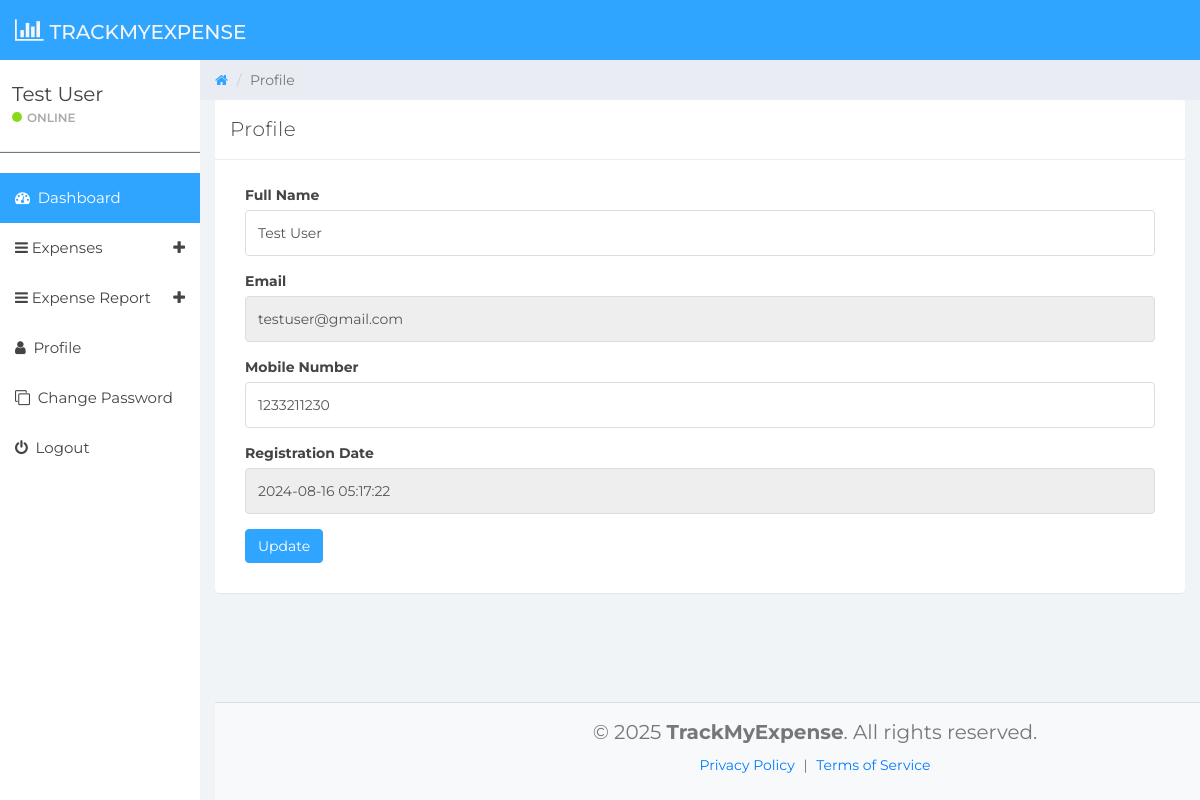
The page /dets/user-profile.php (signed in) on the database its author committed.
### tables this page shows
CREATE TABLE `tbluser` (
  `ID` int(10) NOT NULL,
  `FullName` varchar(150) DEFAULT NULL,
  `Email` varchar(200) DEFAULT NULL,
  `MobileNumber` bigint(10) DEFAULT NULL,
  `Password` varchar(200) DEFAULT NULL,
  `RegDate` timestamp NOT NULL DEFAULT current_timestamp()
);

### dets/user-profile.php (the view, shortened to what this page needs)
<?php
if (strlen($_SESSION['detsuid'] == 0)) {
	header('location:logout.php');
} else {
?>
	<!DOCTYPE html>
	<html>
	<head>
		<link href="css/bootstrap.min.css" rel="stylesheet">
		<link href="css/font-awesome.min.css" rel="stylesheet">
		<link href="css/datepicker3.css" rel="stylesheet">
		<link href="css/styles.css" rel="stylesheet">
	</head>
	<body>
		<?php include_once('includes/header.php'); ?>
		<?php include_once('includes/sidebar.php'); ?>
		<div class="col-sm-9 col-sm-offset-3 col-lg-10 col-lg-offset-2 main">
			<div class="row">
				<ol class="breadcrumb">
					<li><a href="#">
							<em class="fa fa-home"></em>
						</a></li>
					<li class="active">Profile</li>
				</ol>
			</div>
			<div class="row">
				<div class="col-lg-12">
					<div class="panel panel-default">
						<div class="panel-heading">Profile</div>
						<div class="panel-body">
							<div class="col-md-12">
								<?php
								$userid = $_SESSION['detsuid'];
								$ret = mysqli_query($con, "select * from tbluser where ID='$userid'");
								while ($row = mysqli_fetch_array($ret)) {
								?>
									<form role="form" method="post" action="">
										<div class="form-group">
											<label>Full Name</label>
											<input class="form-control" type="text" value="<?php echo $row['FullName']; ?>" name="fullname" required="true">
										</div>
										<div class="form-group">
											<label>Email</label>
											<input type="email" class="form-control" name="email" value="<?php echo $row['Email']; ?>" required="true" readonly="true">
										</div>
										<div class="form-group">
											<label>Mobile Number</label>
											<input class="form-control" type="text" value="<?php echo $row['MobileNumber']; ?>" required="true" name="contactnumber" maxlength="10">
										</div>
										<div class="form-group">
											<label>Registration Date</label>
											<input class="form-control" name="regdate" type="text" value="<?php echo $row['RegDate']; ?>" readonly="true">
										</div>
										<div class="form-group has-success">
											<button type="submit" class="btn btn-primary" name="submit">Update</button>
										</div>
							</div>
						<?php } ?>
						</div>
					</div>
				</div>
			</div>
			<?php include_once('includes/footer.php'); ?>
		</div>
	</body>
	</html>
<?php }  ?>

### dets/includes/sidebar.php (shortened to what this page needs)
<?php
include('includes/dbconnection.php');
?>
<div id="sidebar-collapse" class="col-sm-3 col-lg-2 sidebar">
    <div class="profile-sidebar">
        <div class="profile-usertitle">
            <?php
            $uid = $_SESSION['detsuid'];
            $ret = mysqli_query($con, "select FullName from tbluser where ID='$uid'");
            $row = mysqli_fetch_array($ret);
            $name = $row['FullName'];
            ?>
            <div class="profile-usertitle-name"><?php echo $name; ?></div>
            <div class="profile-usertitle-status"><span class="indicator label-success"></span>Online</div>
        </div>
    </div>
    <div class="divider" style="border-bottom: 1px solid #777;"></div>
    <ul class="nav menu">
        <li class="active"><a href="dashboard.php"><em class="fa fa-dashboard">&nbsp;</em> Dashboard</a></li>
        <li class="parent "><a data-toggle="collapse" href="#sub-item-1">
                <em class="fa fa-navicon">&nbsp;</em>Expenses <span data-toggle="collapse" href="#sub-item-1" class="icon pull-right"><em class="fa fa-plus"></em></span>
            </a>
        </li>
        <li class="parent "><a data-toggle="collapse" href="#sub-item-2">
                <em class="fa fa-navicon">&nbsp;</em>Expense Report <span data-toggle="collapse" href="#sub-item-1" class="icon pull-right"><em class="fa fa-plus"></em></span>
            </a>
        </li>
        <li><a href="user-profile.php"><em class="fa fa-user">&nbsp;</em> Profile</a></li>
        <li><a href="change-password.php"><em class="fa fa-clone">&nbsp;</em> Change Password</a></li>
        <li><a href="logout.php"><em class="fa fa-power-off">&nbsp;</em> Logout</a></li>
    </ul>
</div>

### dets/css/styles.css (style rules this page uses)
body { background: #f1f4f7; padding-top: 60px; font-size: 14px; color: #444444; font-family: "Montserrat", "Helvetica Neue", Helvetica, Arial, sans-serif; }
a, a:hover, a:focus { color: #30a5ff; }
input.form-control { border: 1px solid #ddd; box-shadow: none; height: 46px; }
.divider, .clear { clear: both; }
.btn-primary, .btn-primary:hover, .btn-primary:focus, .btn-primary:active, .btn-primary.active, .open > .dropdown-toggle.btn-primary, .btn-primary.disabled, .btn-primary[disabled], fieldset[disabled] .btn-primary, .btn-primary.disabled:hover, .btn-primary[disabled]:hover, fieldset[disabled] .btn-primary:hover, .btn-primary.disabled:focus, .btn-primary[disabled]:focus, fieldset[disabled] .btn-primary:focus, .btn-primary.disabled:active, .btn-primary[disabled]:active, fieldset[disabled] .btn-primary:active, .btn-primary.disabled.active, .btn-primary[disabled].active, fieldset[disabled] .btn-primary.active { background-color: #30a5ff; border-color: #30a5ff; }
.label-success { background-color: #8ad919; }
.panel { border: 0; }
.panel-heading { font-size: 20px; font-weight: 300; letter-spacing: 0.025em; height: 60px; line-height: 38px; }
.panel-default .panel-heading { background: #fff; border-bottom: 1px solid #e9ecf2; color: #444444; }
.sidebar { display: block; padding: 0; display: none; box-shadow: none; background: #fff; }
.sidebar ul { margin: 20px 0px; }
@media (min-width: 768px) { .sidebar { display: block; position: fixed; top: 60px; bottom: 0; left: 0; z-index: 1000; display: block; margin: 0; padding: 0; overflow-x: hidden; overflow-y: auto; } }
.sidebar ul.nav .active a, .sidebar ul.nav li.parent a.active, .sidebar ul.nav .active > a:hover, .sidebar ul.nav li.parent a.active:hover, .sidebar ul.nav .active > a:focus, .sidebar ul.nav li.parent a.active:focus { color: #fff; background-color: #30a5ff; }
.sidebar ul.nav li a { height: 50px; font-size: 15px; line-height: 2em; color: #444444; }
.profile-sidebar { padding: 10px 0; border-bottom: 1px solid #e9ecf2; }
.indicator { width: 10px; height: 10px; display: inline-block; border-radius: 9999px; margin-right: 5px; }
.profile-usertitle { float: left; text-align: left; margin: 10px 0 0 12px; }
.profile-usertitle-name { font-size: 20px; margin-bottom: 0px; }
.profile-usertitle-status { text-transform: uppercase; color: #AAA; font-size: 12px; font-weight: 600; margin-bottom: 15px; }
.breadcrumb { border-radius: 0; padding: 10px 15px 10px 15px; background: #e9ecf2; margin: 0; }

### rows shown on the page
tbluser: FullName "Test User", fullname "Test User", email "testuser@gmail.com", contactnumber "1233211230", regdate "2024-08-16 05:17:22"
